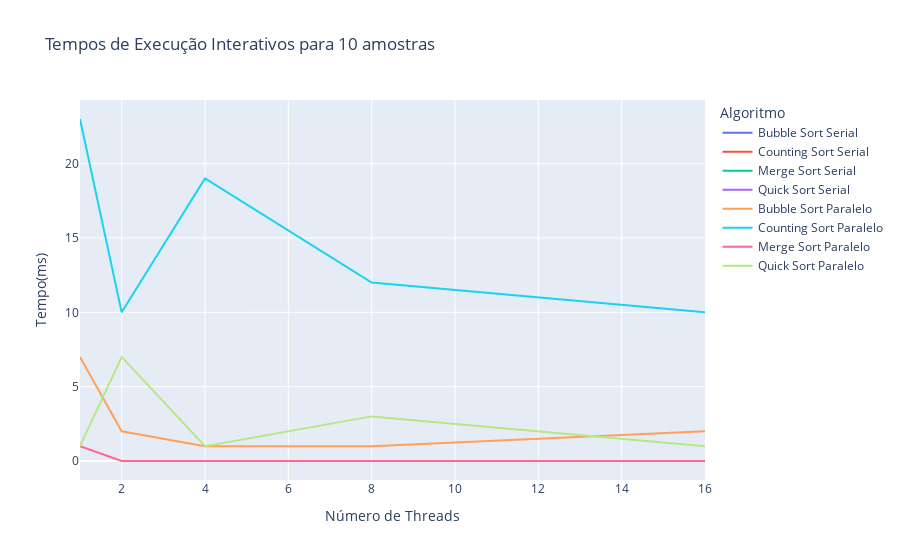
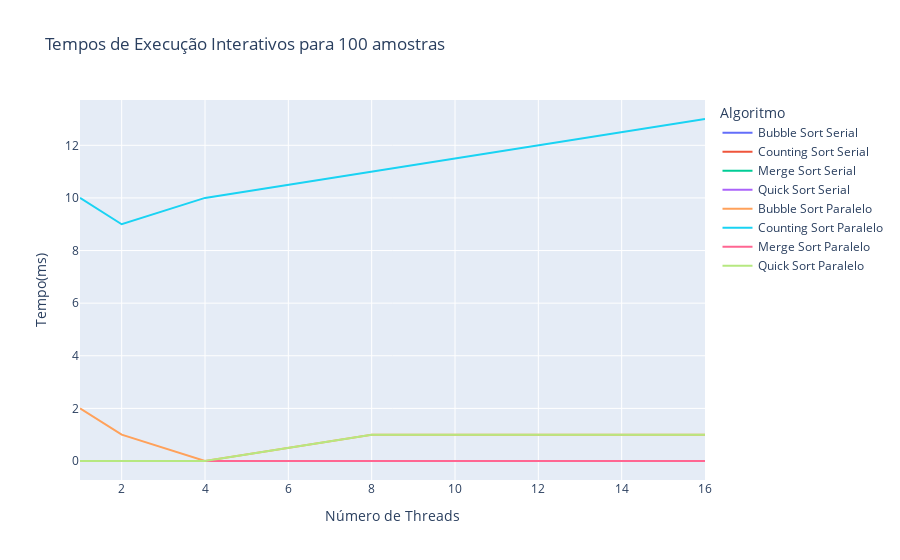
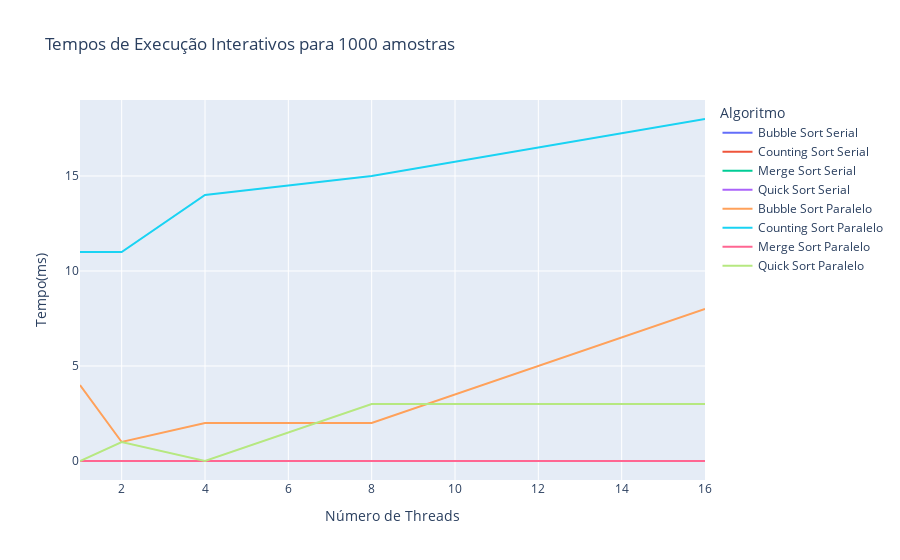
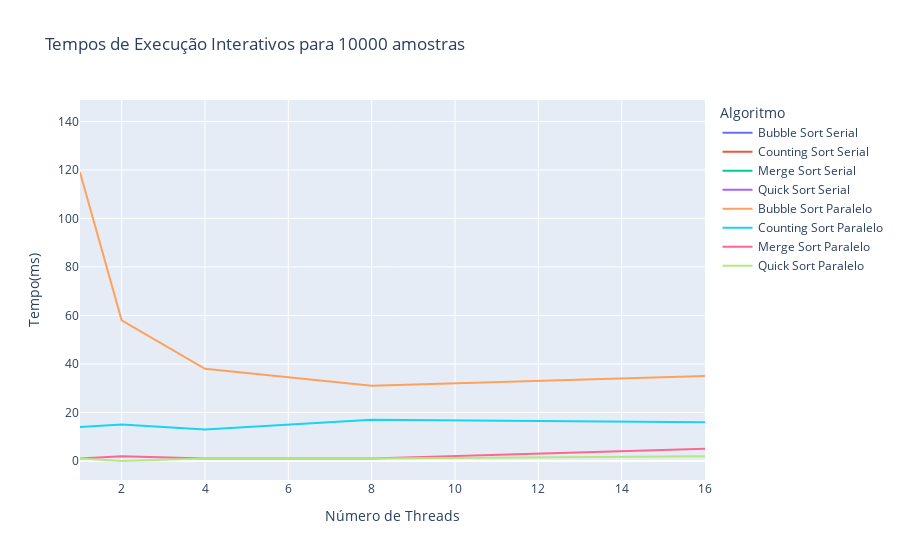

Source (notebook cell) for these figures, in order:
### Markdown cell above
### Plotagem dos gráficos para cada quantidade de amostra:
#### **Número de Threads x Tempo(ns)**

### Code cell
for key, df in dataframes.items():
    fig = px.line(
        df,
        x='NumThreads',
        y='Tempo(ms)',
        color='Algoritmo',
        title=f'Tempos de Execução Interativos para {key}',
        labels={'NumThreads': 'Número de Threads', 'Tempo(ns)': 'Tempo (ns)'}
    )
    fig.show()

### Figure 1 — Plotly figure (JSON) as saved in the notebook; plotly's stock layout.template omitted (floating-point values rounded to 4 significant figures)
{"data": [{"hovertemplate": "Algoritmo=Bubble Sort Serial<br>Número de Threads=%{x}<br>Tempo(ms)=%{y}<extra></extra>", "legendgroup": "Bubble Sort Serial", "line": {"color": "#636efa", "dash": "solid"}, "marker": {"symbol": "circle"}, "mode": "lines", "name": "Bubble Sort Serial", "orientation": "v", "showlegend": true, "type": "scatter", "x": [1], "xaxis": "x", "y": [0], "yaxis": "y"}, {"hovertemplate": "Algoritmo=Counting Sort Serial<br>Número de Threads=%{x}<br>Tempo(ms)=%{y}<extra></extra>", "legendgroup": "Counting Sort Serial", "line": {"color": "#EF553B", "dash": "solid"}, "marker": {"symbol": "circle"}, "mode": "lines", "name": "Counting Sort Serial", "orientation": "v", "showlegend": true, "type": "scatter", "x": [1], "xaxis": "x", "y": [7], "yaxis": "y"}, {"hovertemplate": "Algoritmo=Merge Sort Serial<br>Número de Threads=%{x}<br>Tempo(ms)=%{y}<extra></extra>", "legendgroup": "Merge Sort Serial", "line": {"color": "#00cc96", "dash": "solid"}, "marker": {"symbol": "circle"}, "mode": "lines", "name": "Merge Sort Serial", "orientation": "v", "showlegend": true, "type": "scatter", "x": [1], "xaxis": "x", "y": [0], "yaxis": "y"}, {"hovertemplate": "Algoritmo=Quick Sort Serial<br>Número de Threads=%{x}<br>Tempo(ms)=%{y}<extra></extra>", "legendgroup": "Quick Sort Serial", "line": {"color": "#ab63fa", "dash": "solid"}, "marker": {"symbol": "circle"}, "mode": "lines", "name": "Quick Sort Serial", "orientation": "v", "showlegend": true, "type": "scatter", "x": [1], "xaxis": "x", "y": [0], "yaxis": "y"}, {"hovertemplate": "Algoritmo=Bubble Sort Paralelo<br>Número de Threads=%{x}<br>Tempo(ms)=%{y}<extra></extra>", "legendgroup": "Bubble Sort Paralelo", "line": {"color": "#FFA15A", "dash": "solid"}, "marker": {"symbol": "circle"}, "mode": "lines", "name": "Bubble Sort Paralelo", "orientation": "v", "showlegend": true, "type": "scatter", "x": [1, 2, 4, 8, 16], "xaxis": "x", "y": [7, 2, 1, 1, 2], "yaxis": "y"}, {"hovertemplate": "Algoritmo=Counting Sort Paralelo<br>Número de Threads=%{x}<br>Tempo(ms)=%{y}<extra></extra>", "legendgroup": "Counting Sort Paralelo", "line": {"color": "#19d3f3", "dash": "solid"}, "marker": {"symbol": "circle"}, "mode": "lines", "name": "Counting Sort Paralelo", "orientation": "v", "showlegend": true, "type": "scatter", "x": [1, 2, 4, 8, 16], "xaxis": "x", "y": [23, 10, 19, 12, 10], "yaxis": "y"}, {"hovertemplate": "Algoritmo=Merge Sort Paralelo<br>Número de Threads=%{x}<br>Tempo(ms)=%{y}<extra></extra>", "legendgroup": "Merge Sort Paralelo", "line": {"color": "#FF6692", "dash": "solid"}, "marker": {"symbol": "circle"}, "mode": "lines", "name": "Merge Sort Paralelo", "orientation": "v", "showlegend": true, "type": "scatter", "x": [1, 2, 4, 8, 16], "xaxis": "x", "y": [1, 0, 0, 0, 0], "yaxis": "y"}, {"hovertemplate": "Algoritmo=Quick Sort Paralelo<br>Número de Threads=%{x}<br>Tempo(ms)=%{y}<extra></extra>", "legendgroup": "Quick Sort Paralelo", "line": {"color": "#B6E880", "dash": "solid"}, "marker": {"symbol": "circle"}, "mode": "lines", "name": "Quick Sort Paralelo", "orientation": "v", "showlegend": true, "type": "scatter", "x": [1, 2, 4, 8, 16], "xaxis": "x", "y": [1, 7, 1, 3, 1], "yaxis": "y"}], "layout": {"legend": {"title": {"text": "Algoritmo"}, "tracegroupgap": 0}, "title": {"text": "Tempos de Execução Interativos para 10 amostras"}, "xaxis": {"anchor": "y", "domain": [0, 1], "title": {"text": "Número de Threads"}}, "yaxis": {"anchor": "x", "domain": [0, 1], "title": {"text": "Tempo(ms)"}}}}

### Figure 2 — Plotly figure (JSON) as saved in the notebook; plotly's stock layout.template omitted (floating-point values rounded to 4 significant figures)
{"data": [{"hovertemplate": "Algoritmo=Bubble Sort Serial<br>Número de Threads=%{x}<br>Tempo(ms)=%{y}<extra></extra>", "legendgroup": "Bubble Sort Serial", "line": {"color": "#636efa", "dash": "solid"}, "marker": {"symbol": "circle"}, "mode": "lines", "name": "Bubble Sort Serial", "orientation": "v", "showlegend": true, "type": "scatter", "x": [1], "xaxis": "x", "y": [0], "yaxis": "y"}, {"hovertemplate": "Algoritmo=Counting Sort Serial<br>Número de Threads=%{x}<br>Tempo(ms)=%{y}<extra></extra>", "legendgroup": "Counting Sort Serial", "line": {"color": "#EF553B", "dash": "solid"}, "marker": {"symbol": "circle"}, "mode": "lines", "name": "Counting Sort Serial", "orientation": "v", "showlegend": true, "type": "scatter", "x": [1], "xaxis": "x", "y": [1], "yaxis": "y"}, {"hovertemplate": "Algoritmo=Merge Sort Serial<br>Número de Threads=%{x}<br>Tempo(ms)=%{y}<extra></extra>", "legendgroup": "Merge Sort Serial", "line": {"color": "#00cc96", "dash": "solid"}, "marker": {"symbol": "circle"}, "mode": "lines", "name": "Merge Sort Serial", "orientation": "v", "showlegend": true, "type": "scatter", "x": [1], "xaxis": "x", "y": [0], "yaxis": "y"}, {"hovertemplate": "Algoritmo=Quick Sort Serial<br>Número de Threads=%{x}<br>Tempo(ms)=%{y}<extra></extra>", "legendgroup": "Quick Sort Serial", "line": {"color": "#ab63fa", "dash": "solid"}, "marker": {"symbol": "circle"}, "mode": "lines", "name": "Quick Sort Serial", "orientation": "v", "showlegend": true, "type": "scatter", "x": [1], "xaxis": "x", "y": [0], "yaxis": "y"}, {"hovertemplate": "Algoritmo=Bubble Sort Paralelo<br>Número de Threads=%{x}<br>Tempo(ms)=%{y}<extra></extra>", "legendgroup": "Bubble Sort Paralelo", "line": {"color": "#FFA15A", "dash": "solid"}, "marker": {"symbol": "circle"}, "mode": "lines", "name": "Bubble Sort Paralelo", "orientation": "v", "showlegend": true, "type": "scatter", "x": [1, 2, 4, 8, 16], "xaxis": "x", "y": [2, 1, 0, 1, 1], "yaxis": "y"}, {"hovertemplate": "Algoritmo=Counting Sort Paralelo<br>Número de Threads=%{x}<br>Tempo(ms)=%{y}<extra></extra>", "legendgroup": "Counting Sort Paralelo", "line": {"color": "#19d3f3", "dash": "solid"}, "marker": {"symbol": "circle"}, "mode": "lines", "name": "Counting Sort Paralelo", "orientation": "v", "showlegend": true, "type": "scatter", "x": [1, 2, 4, 8, 16], "xaxis": "x", "y": [10, 9, 10, 11, 13], "yaxis": "y"}, {"hovertemplate": "Algoritmo=Merge Sort Paralelo<br>Número de Threads=%{x}<br>Tempo(ms)=%{y}<extra></extra>", "legendgroup": "Merge Sort Paralelo", "line": {"color": "#FF6692", "dash": "solid"}, "marker": {"symbol": "circle"}, "mode": "lines", "name": "Merge Sort Paralelo", "orientation": "v", "showlegend": true, "type": "scatter", "x": [1, 2, 4, 8, 16], "xaxis": "x", "y": [0, 0, 0, 0, 0], "yaxis": "y"}, {"hovertemplate": "Algoritmo=Quick Sort Paralelo<br>Número de Threads=%{x}<br>Tempo(ms)=%{y}<extra></extra>", "legendgroup": "Quick Sort Paralelo", "line": {"color": "#B6E880", "dash": "solid"}, "marker": {"symbol": "circle"}, "mode": "lines", "name": "Quick Sort Paralelo", "orientation": "v", "showlegend": true, "type": "scatter", "x": [1, 2, 4, 8, 16], "xaxis": "x", "y": [0, 0, 0, 1, 1], "yaxis": "y"}], "layout": {"legend": {"title": {"text": "Algoritmo"}, "tracegroupgap": 0}, "title": {"text": "Tempos de Execução Interativos para 100 amostras"}, "xaxis": {"anchor": "y", "domain": [0, 1], "title": {"text": "Número de Threads"}}, "yaxis": {"anchor": "x", "domain": [0, 1], "title": {"text": "Tempo(ms)"}}}}

### Figure 3 — Plotly figure (JSON) as saved in the notebook; plotly's stock layout.template omitted (floating-point values rounded to 4 significant figures)
{"data": [{"hovertemplate": "Algoritmo=Bubble Sort Serial<br>Número de Threads=%{x}<br>Tempo(ms)=%{y}<extra></extra>", "legendgroup": "Bubble Sort Serial", "line": {"color": "#636efa", "dash": "solid"}, "marker": {"symbol": "circle"}, "mode": "lines", "name": "Bubble Sort Serial", "orientation": "v", "showlegend": true, "type": "scatter", "x": [1], "xaxis": "x", "y": [4], "yaxis": "y"}, {"hovertemplate": "Algoritmo=Counting Sort Serial<br>Número de Threads=%{x}<br>Tempo(ms)=%{y}<extra></extra>", "legendgroup": "Counting Sort Serial", "line": {"color": "#EF553B", "dash": "solid"}, "marker": {"symbol": "circle"}, "mode": "lines", "name": "Counting Sort Serial", "orientation": "v", "showlegend": true, "type": "scatter", "x": [1], "xaxis": "x", "y": [2], "yaxis": "y"}, {"hovertemplate": "Algoritmo=Merge Sort Serial<br>Número de Threads=%{x}<br>Tempo(ms)=%{y}<extra></extra>", "legendgroup": "Merge Sort Serial", "line": {"color": "#00cc96", "dash": "solid"}, "marker": {"symbol": "circle"}, "mode": "lines", "name": "Merge Sort Serial", "orientation": "v", "showlegend": true, "type": "scatter", "x": [1], "xaxis": "x", "y": [0], "yaxis": "y"}, {"hovertemplate": "Algoritmo=Quick Sort Serial<br>Número de Threads=%{x}<br>Tempo(ms)=%{y}<extra></extra>", "legendgroup": "Quick Sort Serial", "line": {"color": "#ab63fa", "dash": "solid"}, "marker": {"symbol": "circle"}, "mode": "lines", "name": "Quick Sort Serial", "orientation": "v", "showlegend": true, "type": "scatter", "x": [1], "xaxis": "x", "y": [0], "yaxis": "y"}, {"hovertemplate": "Algoritmo=Bubble Sort Paralelo<br>Número de Threads=%{x}<br>Tempo(ms)=%{y}<extra></extra>", "legendgroup": "Bubble Sort Paralelo", "line": {"color": "#FFA15A", "dash": "solid"}, "marker": {"symbol": "circle"}, "mode": "lines", "name": "Bubble Sort Paralelo", "orientation": "v", "showlegend": true, "type": "scatter", "x": [1, 2, 4, 8, 16], "xaxis": "x", "y": [4, 1, 2, 2, 8], "yaxis": "y"}, {"hovertemplate": "Algoritmo=Counting Sort Paralelo<br>Número de Threads=%{x}<br>Tempo(ms)=%{y}<extra></extra>", "legendgroup": "Counting Sort Paralelo", "line": {"color": "#19d3f3", "dash": "solid"}, "marker": {"symbol": "circle"}, "mode": "lines", "name": "Counting Sort Paralelo", "orientation": "v", "showlegend": true, "type": "scatter", "x": [1, 2, 4, 8, 16], "xaxis": "x", "y": [11, 11, 14, 15, 18], "yaxis": "y"}, {"hovertemplate": "Algoritmo=Merge Sort Paralelo<br>Número de Threads=%{x}<br>Tempo(ms)=%{y}<extra></extra>", "legendgroup": "Merge Sort Paralelo", "line": {"color": "#FF6692", "dash": "solid"}, "marker": {"symbol": "circle"}, "mode": "lines", "name": "Merge Sort Paralelo", "orientation": "v", "showlegend": true, "type": "scatter", "x": [1, 2, 4, 8, 16], "xaxis": "x", "y": [0, 0, 0, 0, 0], "yaxis": "y"}, {"hovertemplate": "Algoritmo=Quick Sort Paralelo<br>Número de Threads=%{x}<br>Tempo(ms)=%{y}<extra></extra>", "legendgroup": "Quick Sort Paralelo", "line": {"color": "#B6E880", "dash": "solid"}, "marker": {"symbol": "circle"}, "mode": "lines", "name": "Quick Sort Paralelo", "orientation": "v", "showlegend": true, "type": "scatter", "x": [1, 2, 4, 8, 16], "xaxis": "x", "y": [0, 1, 0, 3, 3], "yaxis": "y"}], "layout": {"legend": {"title": {"text": "Algoritmo"}, "tracegroupgap": 0}, "title": {"text": "Tempos de Execução Interativos para 1000 amostras"}, "xaxis": {"anchor": "y", "domain": [0, 1], "title": {"text": "Número de Threads"}}, "yaxis": {"anchor": "x", "domain": [0, 1], "title": {"text": "Tempo(ms)"}}}}

### Figure 4 — Plotly figure (JSON) as saved in the notebook; plotly's stock layout.template omitted (floating-point values rounded to 4 significant figures)
{"data": [{"hovertemplate": "Algoritmo=Bubble Sort Serial<br>Número de Threads=%{x}<br>Tempo(ms)=%{y}<extra></extra>", "legendgroup": "Bubble Sort Serial", "line": {"color": "#636efa", "dash": "solid"}, "marker": {"symbol": "circle"}, "mode": "lines", "name": "Bubble Sort Serial", "orientation": "v", "showlegend": true, "type": "scatter", "x": [1], "xaxis": "x", "y": [141], "yaxis": "y"}, {"hovertemplate": "Algoritmo=Counting Sort Serial<br>Número de Threads=%{x}<br>Tempo(ms)=%{y}<extra></extra>", "legendgroup": "Counting Sort Serial", "line": {"color": "#EF553B", "dash": "solid"}, "marker": {"symbol": "circle"}, "mode": "lines", "name": "Counting Sort Serial", "orientation": "v", "showlegend": true, "type": "scatter", "x": [1], "xaxis": "x", "y": [1], "yaxis": "y"}, {"hovertemplate": "Algoritmo=Merge Sort Serial<br>Número de Threads=%{x}<br>Tempo(ms)=%{y}<extra></extra>", "legendgroup": "Merge Sort Serial", "line": {"color": "#00cc96", "dash": "solid"}, "marker": {"symbol": "circle"}, "mode": "lines", "name": "Merge Sort Serial", "orientation": "v", "showlegend": true, "type": "scatter", "x": [1], "xaxis": "x", "y": [1], "yaxis": "y"}, {"hovertemplate": "Algoritmo=Quick Sort Serial<br>Número de Threads=%{x}<br>Tempo(ms)=%{y}<extra></extra>", "legendgroup": "Quick Sort Serial", "line": {"color": "#ab63fa", "dash": "solid"}, "marker": {"symbol": "circle"}, "mode": "lines", "name": "Quick Sort Serial", "orientation": "v", "showlegend": true, "type": "scatter", "x": [1], "xaxis": "x", "y": [13], "yaxis": "y"}, {"hovertemplate": "Algoritmo=Bubble Sort Paralelo<br>Número de Threads=%{x}<br>Tempo(ms)=%{y}<extra></extra>", "legendgroup": "Bubble Sort Paralelo", "line": {"color": "#FFA15A", "dash": "solid"}, "marker": {"symbol": "circle"}, "mode": "lines", "name": "Bubble Sort Paralelo", "orientation": "v", "showlegend": true, "type": "scatter", "x": [1, 2, 4, 8, 16], "xaxis": "x", "y": [119, 58, 38, 31, 35], "yaxis": "y"}, {"hovertemplate": "Algoritmo=Counting Sort Paralelo<br>Número de Threads=%{x}<br>Tempo(ms)=%{y}<extra></extra>", "legendgroup": "Counting Sort Paralelo", "line": {"color": "#19d3f3", "dash": "solid"}, "marker": {"symbol": "circle"}, "mode": "lines", "name": "Counting Sort Paralelo", "orientation": "v", "showlegend": true, "type": "scatter", "x": [1, 2, 4, 8, 16], "xaxis": "x", "y": [14, 15, 13, 17, 16], "yaxis": "y"}, {"hovertemplate": "Algoritmo=Merge Sort Paralelo<br>Número de Threads=%{x}<br>Tempo(ms)=%{y}<extra></extra>", "legendgroup": "Merge Sort Paralelo", "line": {"color": "#FF6692", "dash": "solid"}, "marker": {"symbol": "circle"}, "mode": "lines", "name": "Merge Sort Paralelo", "orientation": "v", "showlegend": true, "type": "scatter", "x": [1, 2, 4, 8, 16], "xaxis": "x", "y": [1, 2, 1, 1, 5], "yaxis": "y"}, {"hovertemplate": "Algoritmo=Quick Sort Paralelo<br>Número de Threads=%{x}<br>Tempo(ms)=%{y}<extra></extra>", "legendgroup": "Quick Sort Paralelo", "line": {"color": "#B6E880", "dash": "solid"}, "marker": {"symbol": "circle"}, "mode": "lines", "name": "Quick Sort Paralelo", "orientation": "v", "showlegend": true, "type": "scatter", "x": [1, 2, 4, 8, 16], "xaxis": "x", "y": [1, 0, 1, 1, 2], "yaxis": "y"}], "layout": {"legend": {"title": {"text": "Algoritmo"}, "tracegroupgap": 0}, "title": {"text": "Tempos de Execução Interativos para 10000 amostras"}, "xaxis": {"anchor": "y", "domain": [0, 1], "title": {"text": "Número de Threads"}}, "yaxis": {"anchor": "x", "domain": [0, 1], "title": {"text": "Tempo(ms)"}}}}
